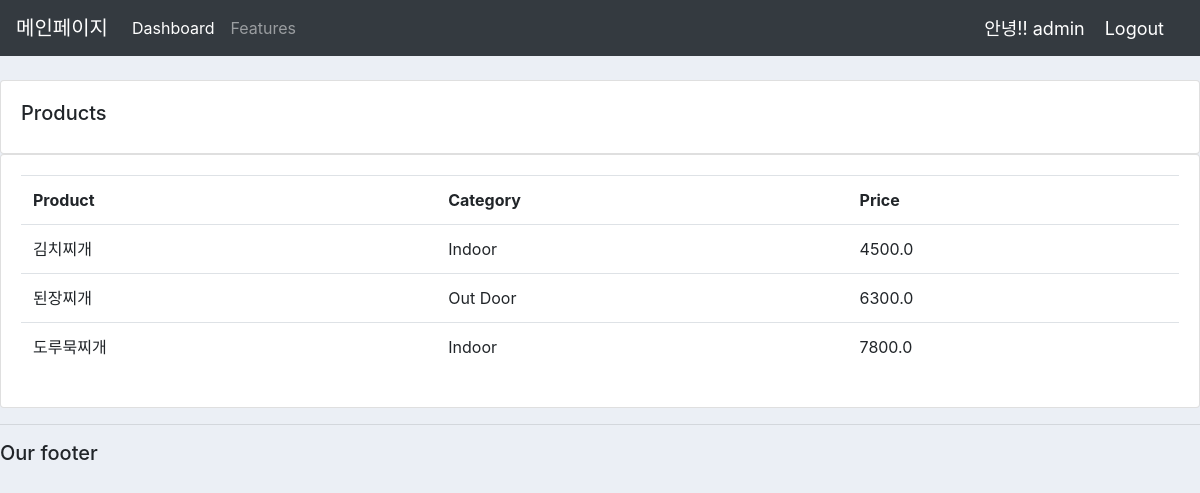
Screenshot of /products/ (signed in) with the database file from the repository.
### accounts/models.py (models this page shows, shortened)
class Product(models.Model):
	CATEGORY = (
			('Indoor', 'Indoor'),
			('Out Door', 'Out Door'),
			)
	name = models.CharField(max_length=200, null=True)
	price = models.FloatField(null=True)
	category = models.CharField(max_length=200, null=True, choices=CATEGORY)
	date_created = models.DateTimeField(auto_now_add=True, null=True)

### accounts/decorators.py (the view)
        def wrapper_func(request, *args, **kwargs):
            group = None
            if request.user.groups.exists():
                group = request.user.groups.all()[0].name
            if group in allowed_roles:
                return view_func(request, *args, **kwargs)
            else:
                return HttpResponse('이 페이지에 대한 권한없습니다.')

### accounts/views.py (called while the page is built)
@login_required(login_url='login')
@allowed_users(allowed_roles=['admin'])
def products(request):
	products = Product.objects.all()
	return render(request, 'accounts/products.html', {'products':products})

### accounts/templates/accounts/products.html
{% extends 'accounts/main.html'%}
{% block content %}
<br>
		<div class="row">
			<div class="col-md">
				<div class="card card-body">
					<h5>Products</h5>
				</div>
				<div class="card card-body">
					<table class="table">
						<tr>
							<th>Product</th>
							<th>Category</th>
							<th>Price</th>
						</tr>
						{% for i in products %}
                            <tr>
                                <td>{{i.name}}</td>
                                <td>{{i.category}}</td>
                                <td>{{i.price}}</td>
                            </tr>
                        {% endfor %}
					</table>
				</div>
			</div>
		</div>
{% endblock content %}

### accounts/templates/accounts/navbar.html (shortened to what this page needs)
<nav class="navbar navbar-expand-lg navbar-dark bg-dark">
  <a class="navbar-brand" href="#">메인페이지</a>
  <div class="collapse navbar-collapse" id="navbarNav">
    <ul class="navbar-nav">
      {% if request.user.is_staff %}
      <li class="nav-item active">
        <a class="nav-link" href="{% url 'home'%} ">Dashboard<span class="sr-only">(current)</span></a>
      </li>
      <li class="nav-item">
        <a class="nav-link" href="{%url 'products'%}">Features</a>
      </li>
      {%endif%}
    </ul>
  </div>
  <span class="hello-msg">안녕!! {{request.user}}</span>
  <span ><a  class="hello-msg" href="{% url 'logout' %}">Logout</a></span>
</nav>

### accounts/templates/accounts/main.html (style rules this page uses)
body { background-color: #ebeff5; }

### accounts/templates/accounts/navbar.html (style rules this page uses)
.hello-msg { font-size: 18px; color : #fff; margin-right: 20px; }

### rows the page displays
Product: name "김치찌개", category "Indoor", price "4500.0"
Product: name "된장찌개", category "Out Door", price "6300.0"
Product: name "도루묵찌개", category "Indoor", price "7800.0"

### other values shown
{{ request.user }} "admin"
